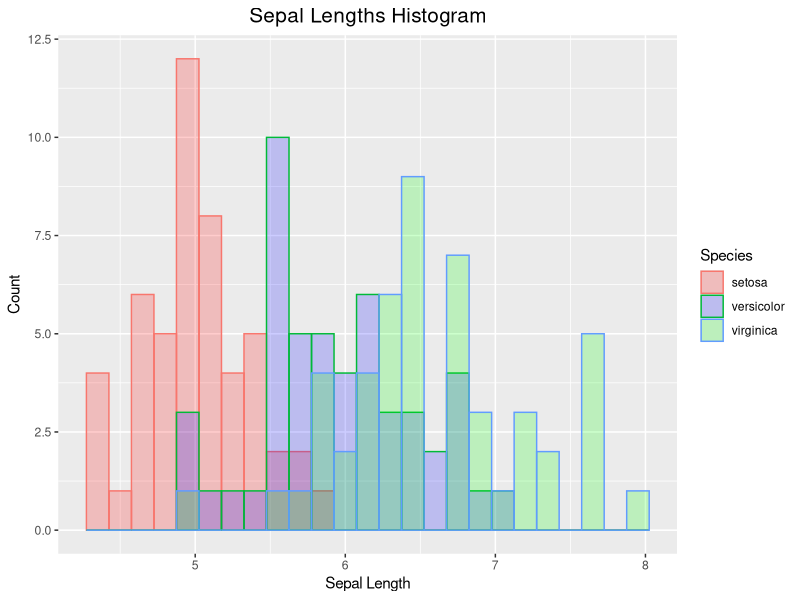
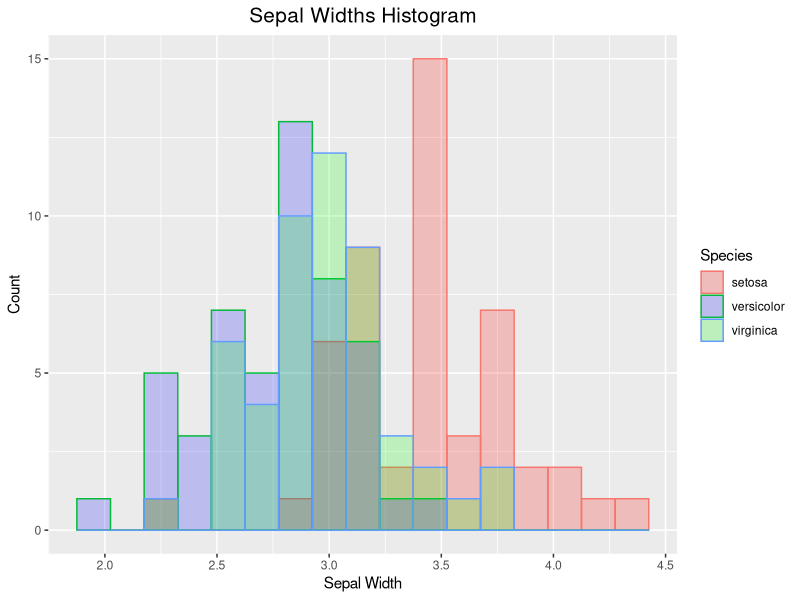
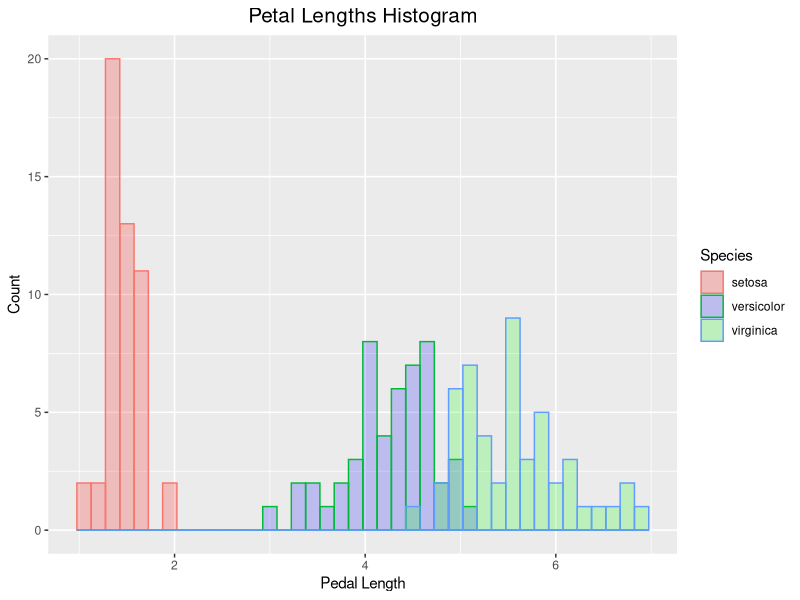
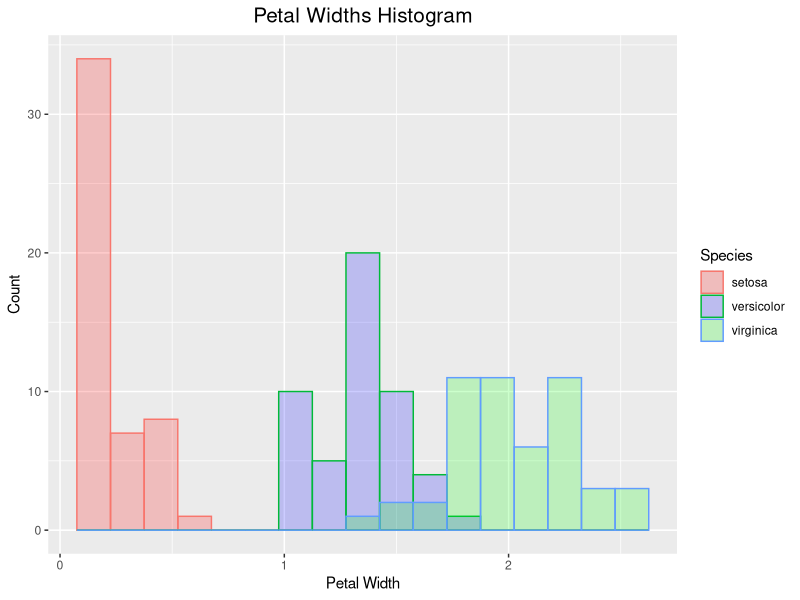
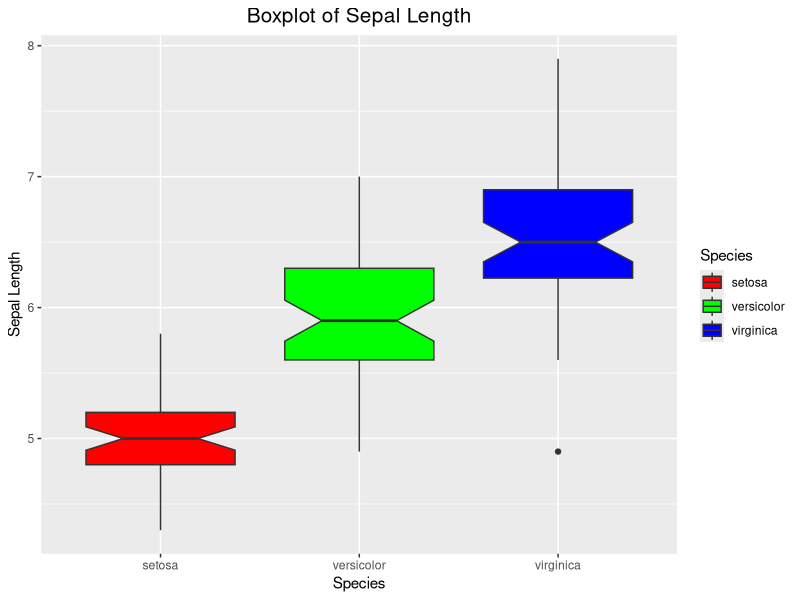
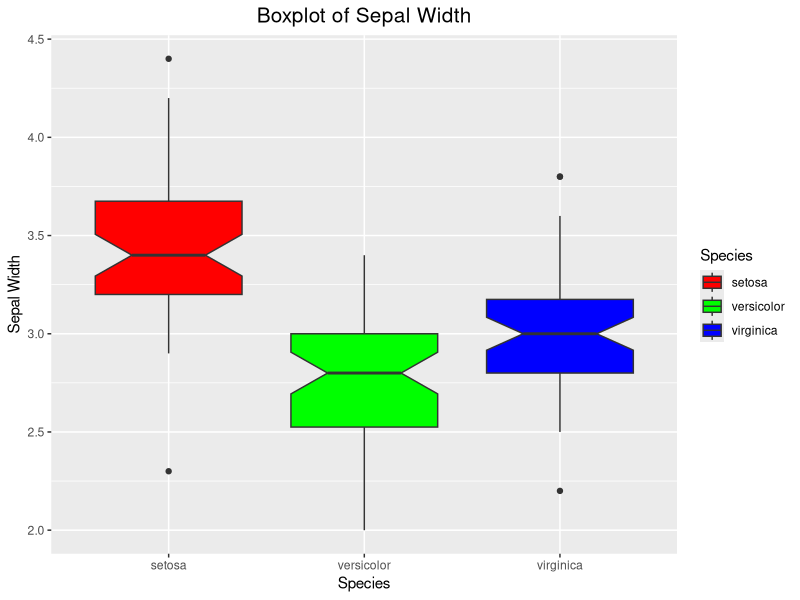
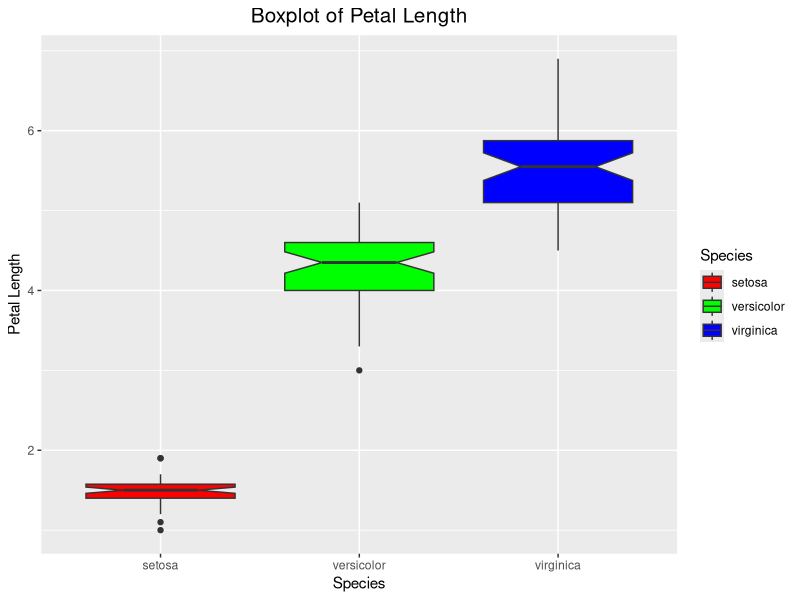
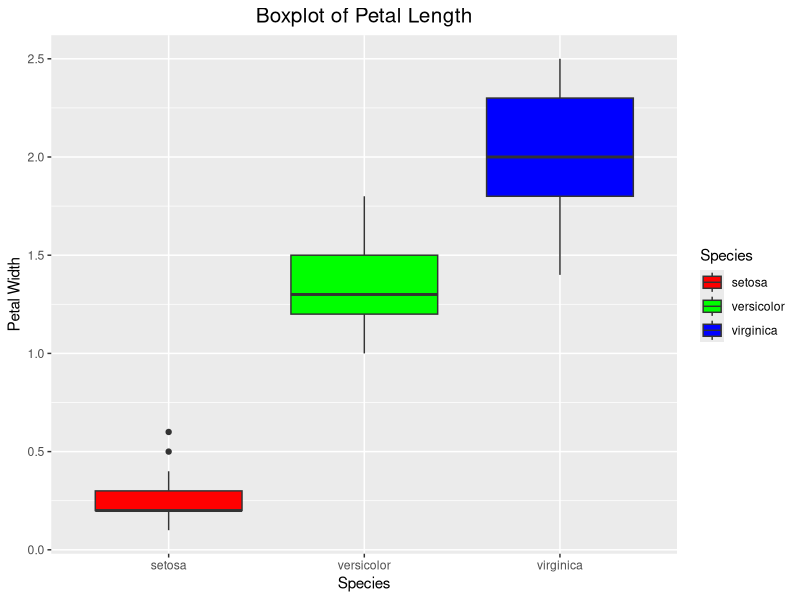

Write R code to recreate these figures, in order.
## ---- chunk 1
library(ggplot2)
iris = iris
## ---- chunk 2
summary(iris)
iris.setosa = subset(iris, iris$Species == 'setosa')
iris.versicolor = subset(iris, iris$Species == 'versicolor')
iris.virginica = subset(iris, iris$Species == 'virginica')
aggregate(Sepal.Length~Species,data=iris,sd)
aggregate(Sepal.Width~Species,data=iris,sd)
aggregate(Petal.Length~Species,data=iris,sd)
aggregate(Petal.Width~Species,data=iris,sd)
## ---- chunk 3
alpha = .2
binwidth = .15
c = ggplot(iris, aes(Sepal.Length, color = Species))
c + geom_histogram(data=iris.setosa, fill = 'red', alpha = alpha, binwidth = binwidth) + 
  geom_histogram(data=iris.versicolor, fill = 'blue', alpha = alpha, binwidth = binwidth) + 
  geom_histogram(data=iris.virginica, fill = 'green', alpha = alpha, binwidth = binwidth) +
  labs(x = 'Sepal Length', y = 'Count', title = 'Sepal Lengths Histogram') +
  theme(plot.title = element_text(hjust = .5, size = 15))

c = ggplot(iris, aes(Sepal.Width, color = Species))
c + geom_histogram(data=iris.setosa, fill = 'red', alpha = alpha, binwidth = binwidth) + 
  geom_histogram(data=iris.versicolor, fill = 'blue', alpha = alpha, binwidth = binwidth) + 
  geom_histogram(data=iris.virginica, fill = 'green', alpha = alpha, binwidth = binwidth) +
  labs(x = 'Sepal Width', y = 'Count', title = 'Sepal Widths Histogram') +
  theme(plot.title = element_text(hjust = .5, size = 15))

c = ggplot(iris, aes(Petal.Length, color = Species))
c + geom_histogram(data=iris.setosa, fill = 'red', alpha = alpha, binwidth = binwidth) + 
  geom_histogram(data=iris.versicolor, fill = 'blue', alpha = alpha, binwidth = binwidth) + 
  geom_histogram(data=iris.virginica, fill = 'green', alpha = alpha, binwidth = binwidth) +
  labs(x = 'Pedal Length', y = 'Count', title = 'Petal Lengths Histogram') +
  theme(plot.title = element_text(hjust = .5, size = 15))

c = ggplot(iris, aes(Petal.Width, color = Species))
c + geom_histogram(data=iris.setosa, fill = 'red', alpha = alpha, binwidth = binwidth) + 
  geom_histogram(data=iris.versicolor, fill = 'blue', alpha = alpha, binwidth = binwidth) + 
  geom_histogram(data=iris.virginica, fill = 'green', alpha = alpha, binwidth = binwidth) +
  labs(x = 'Petal Width', y = 'Count', title = 'Petal Widths Histogram') +
  theme(plot.title = element_text(hjust = .5, size = 15))
## ---- chunk 4
colors = c('red','green','blue')
ggplot(iris, aes(Species,Sepal.Length,fill=Species)) + geom_boxplot(notch=T) + scale_fill_manual(values=colors) + labs(y='Sepal Length', title='Boxplot of Sepal Length') + theme(plot.title = element_text(hjust = .5, size = 15))
ggplot(iris, aes(Species,Sepal.Width,fill=Species)) + geom_boxplot(notch=T) + scale_fill_manual(values=colors) + labs(y='Sepal Width', title='Boxplot of Sepal Width') + theme(plot.title = element_text(hjust = .5, size = 15))
ggplot(iris, aes(Species,Petal.Length,fill=Species)) + geom_boxplot(notch=T) + scale_fill_manual(values=colors) + labs(y='Petal Length', title='Boxplot of Petal Length') + theme(plot.title = element_text(hjust = .5, size = 15))
ggplot(iris, aes(Species,Petal.Width,fill=Species)) + geom_boxplot() + scale_fill_manual(values=colors) + labs(y='Petal Width', title='Boxplot of Petal Length') + theme(plot.title = element_text(hjust = .5, size = 15))
## ---- chunk 5
ggplot(iris, aes(Sepal.Length,Sepal.Width)) + geom_point(aes(colour=factor(Species))) + labs(x='Length',y='Width',title='Sepal Plot',color='Species') + theme(plot.title = element_text(hjust = .5, size = 15))
ggplot(iris, aes(Petal.Length,Petal.Width)) + geom_point(aes(colour=factor(Species))) + labs(x='Length',y='Width',title='Petal Plot',color='Species') + theme(plot.title = element_text(hjust = .5, size = 15))
## ---- chunk 6
s.l = ggplot(iris, aes(Species,Sepal.Length)) + geom_violin(aes(fill=Species),trim=F)
s.w = ggplot(iris, aes(Species,Sepal.Width)) + geom_violin(aes(fill=Species),trim=F)
p.l = ggplot(iris, aes(Species,Petal.Length)) + geom_violin(aes(fill=Species),trim=F)
p.w = ggplot(iris, aes(Species,Petal.Width)) + geom_violin(aes(fill=Species),trim=F)
s.l + geom_boxplot(width=alpha/2)
s.w + geom_boxplot(width=alpha/2)
p.l + geom_boxplot(width=alpha/2)
p.w + geom_boxplot(width=alpha/2)
## ---- chunk 7
dotplot = geom_dotplot(binaxis='y',stackdir='center',dotsize=1)
s.l + dotplot
s.w + dotplot
p.l + dotplot
p.w + dotplot
